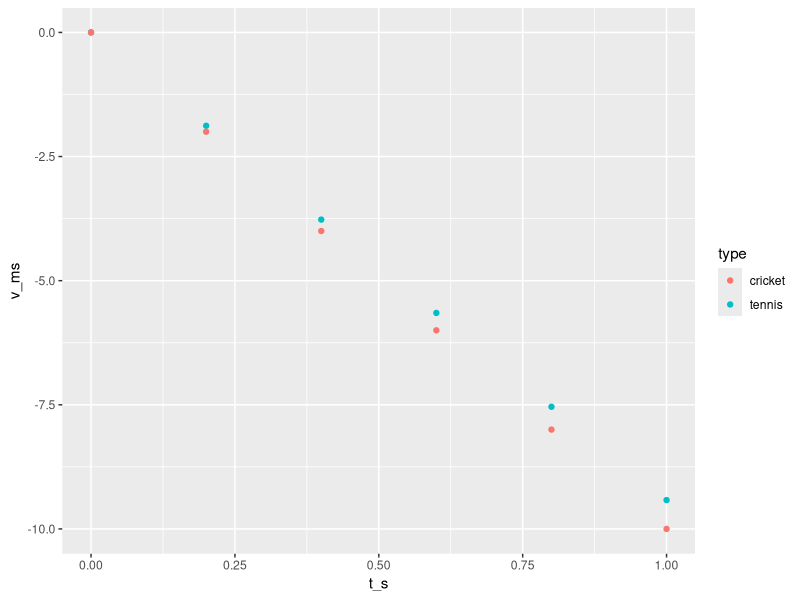

Here is the R script that generated this plot:
library(ggplot2)
library(dplyr)

raw <- read.csv('velocity.csv',header=TRUE)
data <- tibble(raw)

fig6a <- ggplot(data,aes(x=t_s,y=v_ms,color=type))+
     geom_point()
